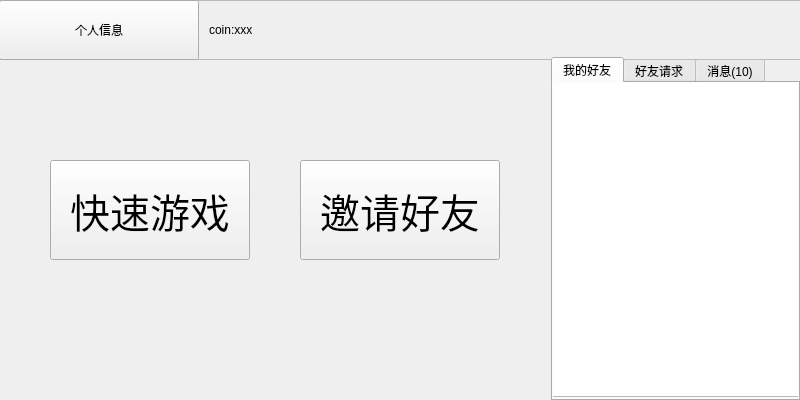
<?xml version="1.0" encoding="UTF-8"?>
<ui version="4.0">
 <class>Mainwindow</class>
 <widget class="QWidget" name="Mainwindow">
  <property name="geometry">
   <rect>
    <x>0</x>
    <y>0</y>
    <width>800</width>
    <height>400</height>
   </rect>
  </property>
  <property name="minimumSize">
   <size>
    <width>800</width>
    <height>400</height>
   </size>
  </property>
  <property name="maximumSize">
   <size>
    <width>800</width>
    <height>400</height>
   </size>
  </property>
  <property name="windowTitle">
   <string>XX斗地主</string>
  </property>
  <widget class="QPushButton" name="Button_quickgame">
   <property name="geometry">
    <rect>
     <x>50</x>
     <y>160</y>
     <width>200</width>
     <height>100</height>
    </rect>
   </property>
   <property name="font">
    <font>
     <pointsize>30</pointsize>
    </font>
   </property>
   <property name="text">
    <string>快速游戏</string>
   </property>
  </widget>
  <widget class="QPushButton" name="Button_firendsgame">
   <property name="geometry">
    <rect>
     <x>300</x>
     <y>160</y>
     <width>200</width>
     <height>100</height>
    </rect>
   </property>
   <property name="font">
    <font>
     <pointsize>30</pointsize>
    </font>
   </property>
   <property name="text">
    <string>邀请好友</string>
   </property>
  </widget>
  <widget class="QFrame" name="frame">
   <property name="geometry">
    <rect>
     <x>-1</x>
     <y>0</y>
     <width>802</width>
     <height>60</height>
    </rect>
   </property>
   <property name="frameShape">
    <enum>QFrame::StyledPanel</enum>
   </property>
   <property name="frameShadow">
    <enum>QFrame::Raised</enum>
   </property>
   <widget class="QPushButton" name="Button_playerinfo">
    <property name="geometry">
     <rect>
      <x>0</x>
      <y>0</y>
      <width>200</width>
      <height>60</height>
     </rect>
    </property>
    <property name="text">
     <string>个人信息</string>
    </property>
   </widget>
   <widget class="QLabel" name="label">
    <property name="geometry">
     <rect>
      <x>210</x>
      <y>0</y>
      <width>200</width>
      <height>60</height>
     </rect>
    </property>
    <property name="mouseTracking">
     <bool>false</bool>
    </property>
    <property name="contextMenuPolicy">
     <enum>Qt::ActionsContextMenu</enum>
    </property>
    <property name="text">
     <string>coin:xxx</string>
    </property>
    <property name="textFormat">
     <enum>Qt::AutoText</enum>
    </property>
   </widget>
  </widget>
  <widget class="QTabWidget" name="friends">
   <property name="geometry">
    <rect>
     <x>551</x>
     <y>57</y>
     <width>249</width>
     <height>344</height>
    </rect>
   </property>
   <property name="minimumSize">
    <size>
     <width>200</width>
     <height>200</height>
    </size>
   </property>
   <property name="maximumSize">
    <size>
     <width>300</width>
     <height>16777215</height>
    </size>
   </property>
   <property name="currentIndex">
    <number>0</number>
   </property>
   <widget class="QWidget" name="friends_info">
    <attribute name="title">
     <string>我的好友</string>
    </attribute>
    <widget class="QListWidget" name="listWidget">
     <property name="geometry">
      <rect>
       <x>-2</x>
       <y>-1</y>
       <width>249</width>
       <height>315</height>
      </rect>
     </property>
    </widget>
   </widget>
   <widget class="QWidget" name="friends_request">
    <attribute name="title">
     <string>好友请求</string>
    </attribute>
    <widget class="QListWidget" name="listWidget_2">
     <property name="geometry">
      <rect>
       <x>-2</x>
       <y>-1</y>
       <width>249</width>
       <height>315</height>
      </rect>
     </property>
    </widget>
   </widget>
   <widget class="QWidget" name="tab">
    <attribute name="title">
     <string>消息(10)</string>
    </attribute>
    <widget class="QListWidget" name="listWidget_3">
     <property name="geometry">
      <rect>
       <x>-2</x>
       <y>-1</y>
       <width>249</width>
       <height>315</height>
      </rect>
     </property>
    </widget>
   </widget>
  </widget>
 </widget>
 <resources/>
 <connections/>
</ui>
